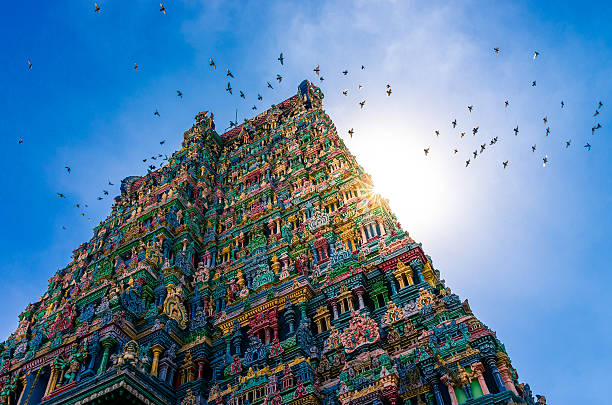
#> input picture Image Viewer/sample.jpeg, 612 x 405 px, given in place of the camera
$ python Object_detection.py
#> lines starting #> are read from the running program, lines starting #| are printed output that depends on the picture; after the words box and inside, x2 and y2 are one past the last pixel; in counts of white or black regions, pixels touching at a corner belong together
import cv2
import imutils
bluelow=(10,90,170)
bluehigh=(144,255,255)
vs=cv2.VideoCapture(0)
while True:
    _,img=vs.read()
#> img is the input picture: shape (405, 612, 3); mean B, G, R 159.2, 127.4, 91.4
    img=imutils.resize(img,width=600)
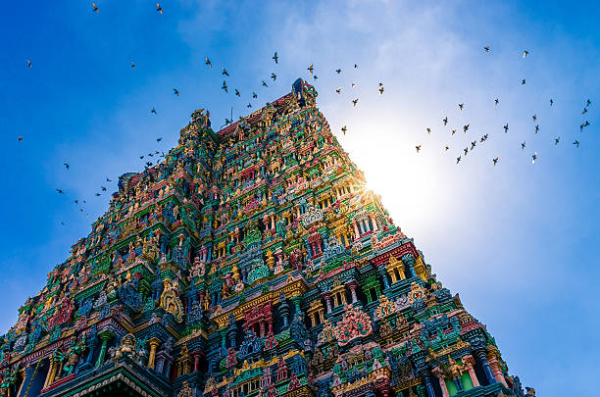
#> img: shape (397, 600, 3); mean B, G, R 159.2, 127.4, 91.4
    blur=cv2.GaussianBlur(img,(11,11),0)
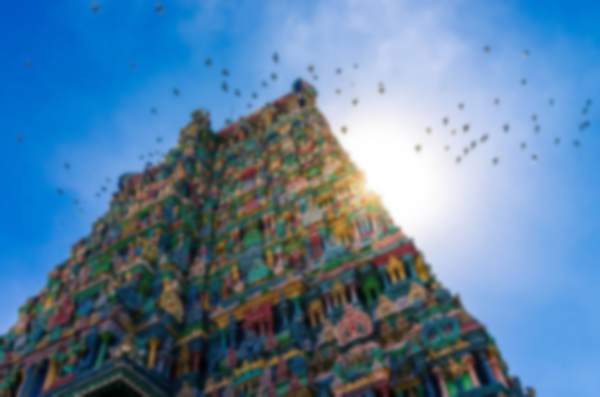
#> blur: shape (397, 600, 3); mean B, G, R 159.3, 127.4, 91.4
    hsv=cv2.cvtColor(blur,cv2.COLOR_BGR2HSV)
#> hsv: shape (397, 600, 3); mean H, S, V 88.7, 122.2, 167.1
    mask=cv2.inRange(hsv,bluelow,bluehigh)
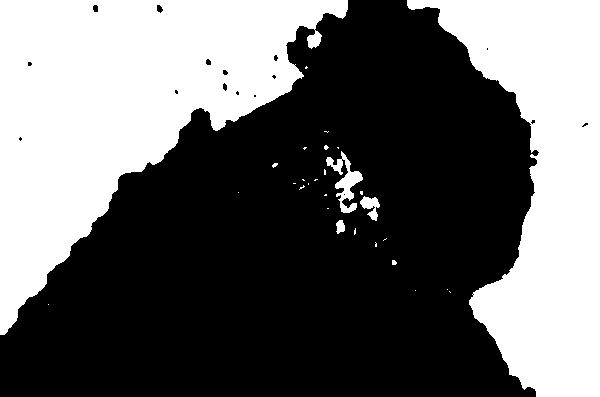
#> mask: shape (397, 600); 40.2% white; 29 white regions (23 under 20 px), largest, box (x1, y1, x2, y2) and area: (0, 0, 348, 335) 55320, (407, 0, 600, 397) 39207, (326, 151, 363, 213) 803, (360, 196, 380, 221) 260, (336, 220, 345, 234) 93, (392, 260, 397, 265) 21
    mask=cv2.erode(mask,None,iterations=2)
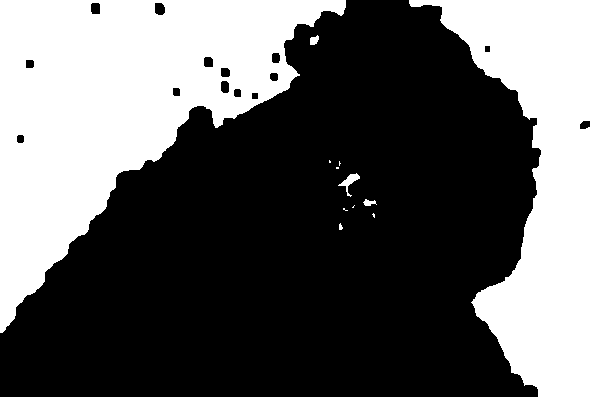
#> mask: shape (397, 600); 38.2% white; 12 white regions (6 under 20 px), largest, box (x1, y1, x2, y2) and area: (0, 0, 346, 333) 52930, (409, 0, 600, 397) 37666, (338, 173, 360, 197) 160, (310, 35, 319, 45) 65, (363, 199, 377, 206) 58, (339, 223, 343, 230) 20
    mask=cv2.dilate(mask,None,iterations=2)
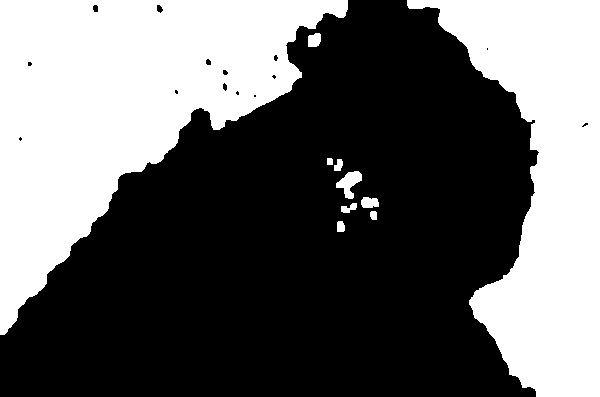
#> mask: shape (397, 600); 40% white; 10 white regions
    cnts=cv2.findContours(mask.copy(),cv2.RETR_EXTERNAL,cv2.CHAIN_APPROX_SIMPLE)[-2]
#> cnts = 10 contours; largest, box (x1, y1, x2, y2) and area: (0, 0, 348, 335) 54712, (407, 0, 600, 397) 38579, (336, 171, 362, 199) 334, (361, 197, 379, 208) 142, (308, 33, 321, 47) 134
    center=None
    if len(cnts)>0:
        c=max(cnts,key=cv2.contourArea)
#> c = contour of 266 points, box (x1, y1, x2, y2) (0, 0, 348, 335), area 54712
        ((x,y),radius)=cv2.minEnclosingCircle(c)
#> x = 173.5; y = 167; radius = 240.8
        M=cv2.moments(c)
#> M = moments, m00 54711.5, centre m10/m00, m01/m00 = (117.3, 104.7)
        center=(int(M["m10"]/M["m00"]),int(M["m01"]/M["m00"]))
#> center = (117, 104)
        if radius>10:
            cv2.circle(img,(int(x),int(y)),int(radius),(0,255,255),2)
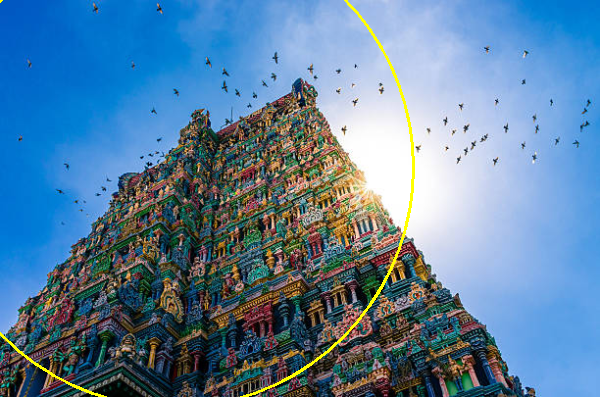
#> img: shape (397, 600, 3); 0.74% of pixels changed, all inside (x1, y1, x2, y2) = (0, 0, 415, 397)
            cv2.circle(img,center,5,(0,0,225),-1)
#> img: shape (397, 600, 3); 0.03% of pixels changed, all inside (x1, y1, x2, y2) = (112, 99, 123, 110)
            if radius>250:
                print("Stop")
            else:
                if radius<250:
                    print("Front")

                elif(center[0]<150):
                    print("Left")
                elif(center[0]>450):
                    print("Right")
                else:
                    print("Stop")
    cv2.imshow("MY CAM",img)
    key=cv2.waitKey(1) & 0xFF
#> (key q is pressed here)
    if key==ord("q"):
        break
vs.release()
cv2.destroyAllWindows()
